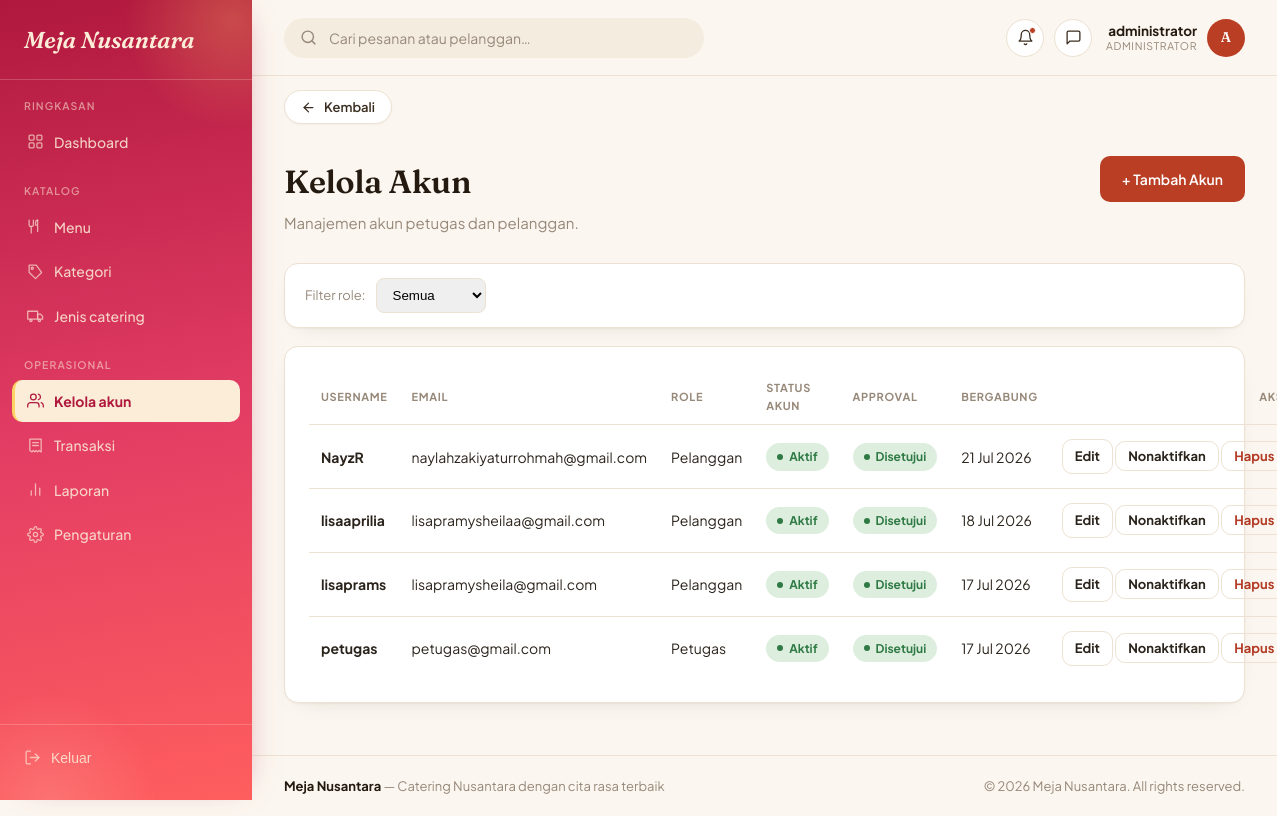
Page /admin-panel/akun/ (signed in) on the earlier database version.
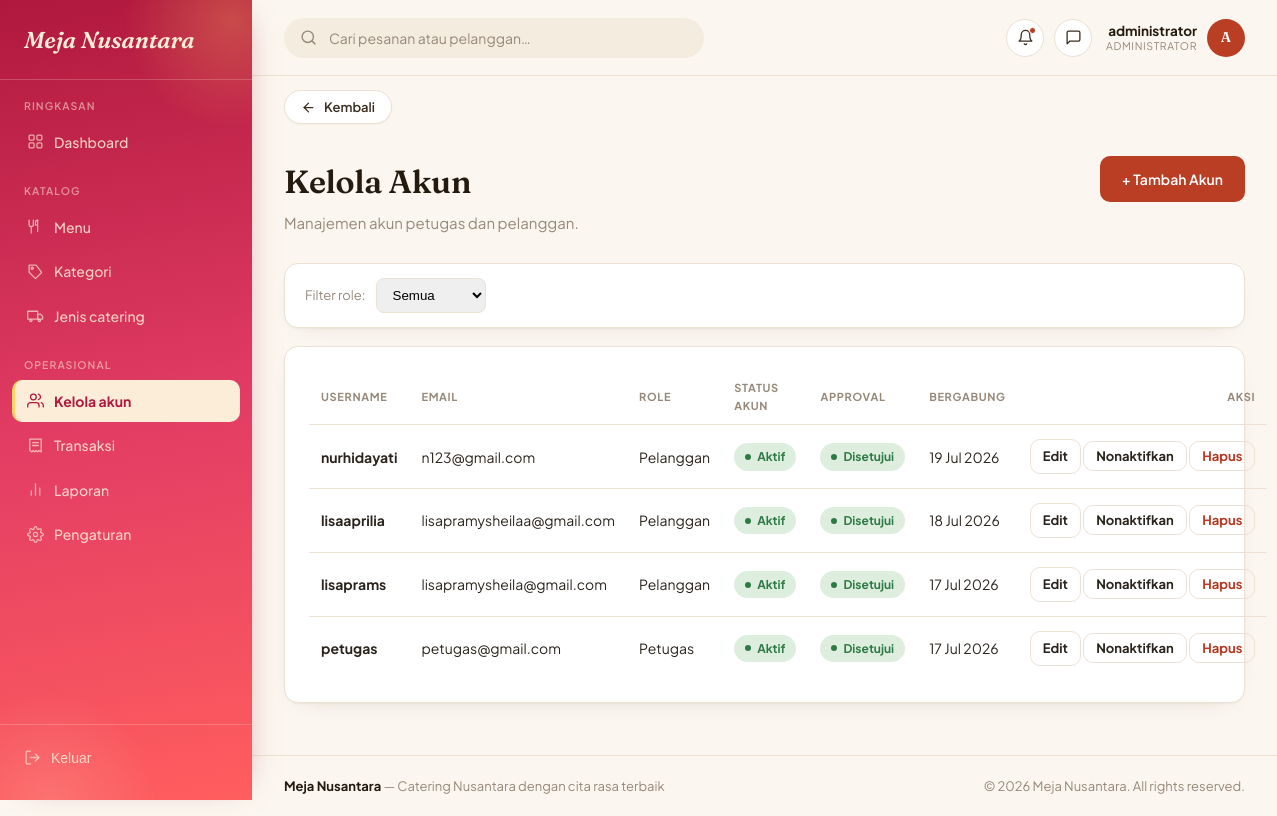
Same page on the later database version.
### administrator/models.py (models this page shows, shortened)
class User(AbstractUser):
    class Role(models.TextChoices):
        ADMINISTRATOR = 'administrator', 'Administrator'
        petugas = 'petugas', 'petugas'
        PELANGGAN = 'pelanggan', 'Pelanggan'
    role = models.CharField(max_length=20, choices=Role.choices, default=Role.PELANGGAN)
    is_approved = models.BooleanField(
        default=False,
        help_text="Khusus role pelanggan. True jika registrasi sudah disetujui petugas."
    )
    approved_by = models.ForeignKey(
        'self', on_delete=models.SET_NULL, null=True, blank=True,
        related_name='approved_users', limit_choices_to={'role': 'petugas'}
    )
    approved_at = models.DateTimeField(null=True, blank=True)
    no_telepon = models.CharField(max_length=20, blank=True)
    alamat = models.TextField(blank=True)

### administrator/views.py (the view)
# urls.py: path('akun/', views.akun_list, name='akun_list'),
@role_required('administrator')
def akun_list(request):
    role_filter = request.GET.get('role', '')
    akun = User.objects.exclude(role=User.Role.ADMINISTRATOR).order_by('-date_joined')
    if role_filter:
        akun = akun.filter(role=role_filter)
    paginator = Paginator(akun, 15)
    page_obj = paginator.get_page(request.GET.get('page'))
    return render(request, 'administrator/akun_list.html', {'page_obj': page_obj, 'role_filter': role_filter})

### templates/administrator/akun_list.html (shortened to what this page needs)
{% extends "base.html" %}
{% block topbar_role %}Administrator{% endblock %}
{% block content %}
<div class="page-head">
    <div>
        <h1>Kelola Akun</h1>
        <p>Manajemen akun petugas dan pelanggan.</p>
    </div>
    <a href="{% url 'administrator:akun_tambah' %}"
       class="btn btn-primary">
        + Tambah Akun
    </a>
</div>
<div class="panel" style="padding: 14px 20px; margin-bottom: 18px;">
  <form method="get" style="display:flex; gap:10px; align-items:center;">
    <label style="font-size:13px; color: var(--text-muted); margin:0;">Filter role:</label>
    <select name="role" onchange="this.form.submit()" style="padding:8px 12px; border:1px solid var(--border); border-radius:8px;">
      <option value="" {% if not role_filter %}selected{% endif %}>Semua</option>
    </select>
  </form>
</div>
<div class="panel">
  {% if page_obj %}
  <table class="data">
    <thead>
      <tr>
        <th>Username</th>
        <th>Email</th>
        <th>Role</th>
        <th>Status akun</th>
        <th>Approval</th>
        <th>Bergabung</th>
        <th style="text-align:right;">Aksi</th>
      </tr>
    </thead>
    <tbody>
      {% for akun in page_obj %}
      <tr>
        <td><strong>{{ akun.username }}</strong></td>
        <td>{{ akun.email|default:"-" }}</td>
        <td style="text-transform: capitalize;">{{ akun.role }}</td>
        <td>
          {% if akun.is_active %}
            <span class="badge selesai">Aktif</span>
          {% else %}
            <span class="badge batal">Nonaktif</span>
          {% endif %}
        </td>
        <td>
          {% if akun.is_approved %}
            <span class="badge selesai">Disetujui</span>
          {% else %}
            <span class="badge menunggu">Menunggu</span>
          {% endif %}
        </td>
        <td>{{ akun.date_joined|date:"d M Y" }}</td>
        <td style="text-align:right; white-space:nowrap;">
          <a href="{% url 'administrator:akun_edit' akun.pk %}" class="btn btn-ghost" style="padding:6px 12px; font-size:13px;">Edit</a>
          <form method="post" action="{% url 'administrator:akun_toggle_active' akun.pk %}" style="display:inline;">
            <button type="submit" class="btn btn-ghost" style="padding:6px 12px; font-size:13px;">
              {% if akun.is_active %}Nonaktifkan{% else %}Aktifkan{% endif %}
            </button>
          </form>
          <form method="post" action="{% url 'administrator:akun_hapus' akun.pk %}" style="display:inline;"
                onsubmit="return confirm('Yakin hapus akun {{ akun.username }}? Tindakan ini tidak bisa dibatalkan.');">
            <button type="submit" class="btn btn-ghost" style="padding:6px 12px; font-size:13px; color: var(--danger);">Hapus</button>
          </form>
        </td>
      </tr>
      {% endfor %}
    </tbody>
  </table>
  {% else %}
  <p style="color: var(--text-muted); text-align:center; padding: 30px 0;">Belum ada akun.</p>
  {% endif %}
</div>
{% endblock %}

Differences in the rows shown:
removed User: username "NayzR", email "naylahzakiyaturrohmah@gmail.com", role "Pelanggan", is_active "Aktif", is_approved "Disetujui", date_joined "21 Jul 2026"
added User: username "nurhidayati", email "n123@gmail.com", role "Pelanggan", is_active "Aktif", is_approved "Disetujui", date_joined "19 Jul 2026"
